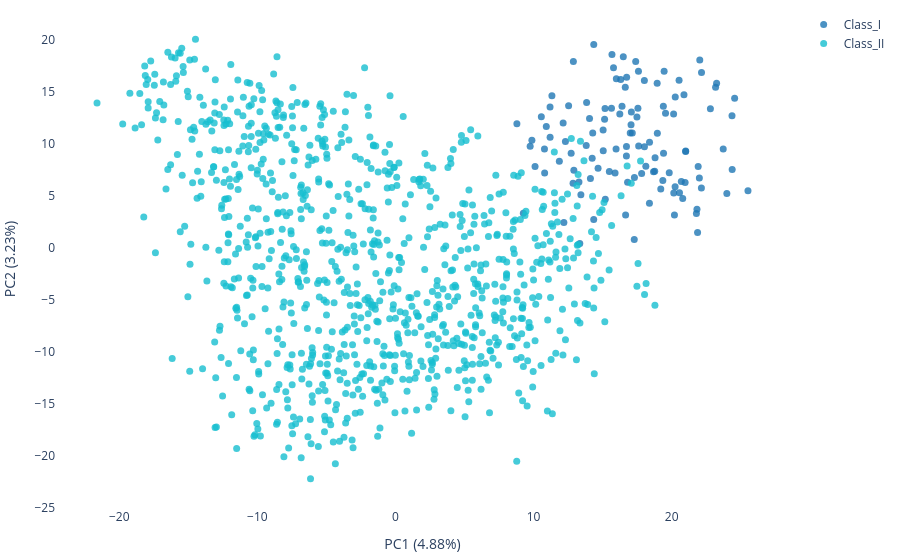

Here is the notebook cell this chart was saved with:
### Code cell
import plotly.graph_objects as go 

# Visualize pca 
OR_name = list(pca_df.index)

# Extract OR class from index
OR_family = [re.match(r'Or(\d+)', _OR).group(1) if re.match(r'Or(\d+)', _OR) else 'None' for _OR in pca_df.index]

# Define Class I and Class II based on OR number ranges
Class_I_df = pca_df.loc[[_OR for _OR, cls in zip(pca_df.index, OR_family) if cls in map(str, range(51, 57))]]
Class_II_df = pca_df.loc[[_OR for _OR, cls in zip(pca_df.index, OR_family) if cls in map(str, range(1, 15))]]


# Define colors for each class
colormap = cf.distinct_colors(['Class_I', 'Class_II'])

# Plot
fig = go.Figure()

fig.add_trace(go.Scatter(
    x=Class_I_df.iloc[:, 0],  # First dimension
    y=Class_I_df.iloc[:, 1],  # Second dimension
    text=Class_I_df.index,    # Labels
    mode='markers',
    name='Class_I',
    marker=dict(
        color=colormap['Class_I'],
        size = 8, opacity=0.6
    )
))

fig.add_trace(go.Scatter(
    x=Class_II_df.iloc[:, 0],
    y=Class_II_df.iloc[:, 1],
    text=Class_II_df.index,
    mode='markers',
    name='Class_II',
    marker=dict(
        color=colormap['Class_II'],
        size = 8, opacity=0.6
    )
))


fig.update_traces( marker=dict(size=7, opacity = 0.8))
fig.update_layout(xaxis_title = f'PC1 ({variance_ratio[0]*100:.2f}%)',
                  yaxis_title = f'PC2 ({variance_ratio[1]*100:.2f}%)',
                  margin=dict(r=10, l=10, b=10, t=10),
                  plot_bgcolor='white',  # set the plot background color to white
                  paper_bgcolor='white',  # set the paper background color to white
)
fig.show()
# fig.write_html('../../output/ESM/PCA/Cbc_esm/PCA_Cbc_esm_class.html')

### Figure 1 — Plotly figure (JSON) as saved in the notebook; plotly's stock layout.template omitted (floating-point values rounded to 4 significant figures; data arrays with more than 128 entries replaced by an {"elided": "..."} marker saying what was removed)
{"data": [{"marker": {"color": "#1f77b4", "opacity": 0.8, "size": 7}, "mode": "markers", "name": "Class_I", "text": ["Or52Ae9", "Or52S1", "Or51A25", "Or51A43", "Or52P1", "Or51A6", "Or51M1", "Or51F23", "Or52N2C", "Or56B34", "Or52E15", "Or51Ab3", "Or52Z14", "Or51H5", "Or51S1", "Or52X1", "Or51A8", "Or52Ab2", "Or52D13", "Or52A5", "Or52B3", "Or52Ab4", "Or51G2", "Or51D1", "Or56A3", "Or51H1", "Or52N2B", "Or52H7", "Or51A39", "Or52K2", "Or52Z13", "Or55B4", "Or52R1", "Or52N5", "Or52E5", "Or51F1E", "Or56B2", "Or52A24", "Or56A5", "Or51A5", "Or52J3", "Or52E7", "Or52D3", "Or52E8B", "Or52S6", "Or51Af1", "Or51Q1", "Or51Ai2", "Or52Ad1", "Or52S19", "Or52P2", "Or51K2", "Or52Z12", "Or52E18", "Or52H2", "Or52R1B", "Or52N4B", "Or51F1", "Or51A10", "Or51V14", "Or52M1", "Or52N20", "Or52Ac1", "Or51V8", "Or51B6", "Or51Aa2", "Or51B6B", "Or52L1", "Or52S1B", "Or52A5B", "Or52Ab7", "Or51G1", "Or52E2", "Or56B35", "Or52E3", "Or51B17", "Or51F5", "Or51F23B", "Or56B2J", "Or56A3B", "Or56B1", "Or52N2", "Or51Ag1", "Or51Q1C", "Or51F1D", "Or51I1", "Or51K1", "Or51A7", "Or52Ae7", "Or52E8", "Or52A33", "Or52W1", "Or52Z1", "Or51I2", "Or52H1", "Or52E19B", "Or51A24", "Or51E1", "Or52N3", "Or52R1C", "Or55B10", "Or52N4", "Or56A4", "Or51Ac3", "Or52A20", "Or52B1", "Or51Aa5", "Or52E19", "Or52I2", "Or52H9", "Or55B3", "Or51B4", "Or52D1", "Or51F2"], "type": "scatter", "x": [16.73, 12.14, 18.13, 15.9, 14.05, 21.79, 15.97, 17.29, 9.752, 12.92, 14.36, 10.8, 17.3, 18.96, 22.04, 15.04, 21.88, 23.25, 12.86, 20.14, 18.02, 17.59, 20.25, 22.0, 18.8, 19.4, 10.11, 15.14, 19.36, 15.99, 19.41, 23.99, 11.19, 9.877, 15.68, 18.39, 18.68, 17.56, 10.79, 9.258, 16.4, 16.64, 20.26, 16.31, 12.31, 20.8, 15.04, 24.37, 13.81, 8.792, 17.61, 25.53, 21.02, 12.88, 18.03, 15.64, 14.12, 21.83, 20.2, 16.81, 15.79, 12.19, 23.18, 14.35, 12.54, 18.77, 11.33, 20.89, 13.84, 19.56, 20.54, 17.06, 22.8, 15.49, 18.95, 16.24, 16.66, 15.19, 11.2, 21.01, 11.87, 12.72, 22.15, 17.48, 19.21, 21.92, 19.82, 20.15, 16.72, 16.74, 14.67, 22.16, 14.28, 23.73, 18.4, 16.5, 24.38, 17.0, 17.08, 10.56, 20.97, 13.28, 20.7, 10.92, 15.17, 19.45, 20.57, 17.4, 13.43, 14.24, 17.82, 17.15, 24.56, 13.35], "y": [9.734, 11.99, 7.834, 7.178, 12.43, 3.296, 9.495, 0.7894, 9.75, 7.457, 19.55, 7.184, 6.748, 11.02, 18.06, 9.325, 1.467, 15.82, 6.191, 12.87, 16.08, 16.98, 5.861, 6.706, 8.647, 13.61, 7.803, 12.35, 6.456, 16.27, 9.084, 5.204, 13.53, 10.34, 18.58, 4.264, 7.31, 13.41, 9.496, 3.311, 13.61, 15.43, 14.5, 16.17, 10.21, 4.738, 11.32, 12.69, 9.831, 11.92, 9.783, 5.477, 9.308, 17.91, 9.72, 13.42, 6.643, 3.696, 3.142, 6.285, 17.32, 2.42, 15.43, 2.716, 13.66, 7.355, 14.63, 14.72, 13.98, 12.92, 16.11, 11.82, 13.36, 7.318, 15.83, 12.87, 3.15, 4.651, 10.63, 9.244, 8.319, 9.091, 5.735, 12.58, 5.649, 7.811, 7.199, 5.265, 8.822, 16.4, 7.64, 16.85, 11.03, 9.501, 10.13, 18.36, 7.511, 11.03, 13.05, 12.6, 6.269, 6.327, 6.37, 11.65, 13.39, 16.97, 5.272, 17.93, 5.094, 8.606, 7.137, 11.03, 14.39, 0.3984]}, {"marker": {"color": "#17becf", "opacity": 0.8, "size": 7}, "mode": "markers", "name": "Class_II", "text": {"elided": "943 str values"}, "type": "scatter", "x": {"elided": "943 float values"}, "y": {"elided": "943 float values"}}], "layout": {"margin": {"b": 10, "l": 10, "r": 10, "t": 10}, "paper_bgcolor": "white", "plot_bgcolor": "white", "xaxis": {"title": {"text": "PC1 (4.88%)"}}, "yaxis": {"title": {"text": "PC2 (3.23%)"}}}}
